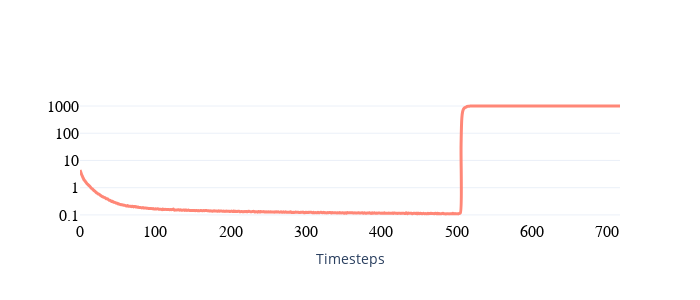

The notebook cell this image was saved under:
### Code cell
### Pressure curve

import plotly.graph_objects as go
import pandas as pd
import numpy as np

df = np.array(pd.read_csv(r'xai/results/examplary_pressure_curve.csv')).squeeze()

fig = go.Figure()

color = ["#0059A0","#5F3893","#FF8777","#E1462C"]

fig.add_trace(go.Scatter(y=df, name="ND",marker_color=color[2], line=dict(width=3), line_shape='spline'))

fig.update_yaxes(title=" ", showticklabels = False)
fig.update_yaxes(zeroline=False,title_text=" ", showticklabels = True, showgrid=True,type="log", tickfont= dict(size=16, family="Helvetica", color="rgb(0,0,0)")
)
fig.update_xaxes(zeroline=False, title="Timesteps", showgrid=False,tickvals=[0,100,200,300,400,500,600,700], tickfont= dict(size=16, family="Helvetica", color="rgb(0,0,0)"))

fig.update_layout(
    showlegend=False,
    bargap=0,
    bargroupgap = 0,
    legend_title="Wavelength",
    template="plotly_white",
    height=300,
    width=700,
)

fig.write_image("xai/images/pce/1D/pressure_curve.png", scale=2)
fig.show()

### Figure 1 — Plotly figure (JSON) as saved in the notebook; plotly's stock layout.template omitted (floating-point values rounded to 4 significant figures; data arrays with more than 128 entries replaced by an {"elided": "..."} marker saying what was removed)
{"data": [{"line": {"shape": "spline", "width": 3}, "marker": {"color": "#FF8777"}, "name": "ND", "type": "scatter", "y": {"elided": "718 float values"}}], "layout": {"bargap": 0, "bargroupgap": 0, "height": 300, "legend": {"title": {"text": "Wavelength"}}, "showlegend": false, "width": 700, "xaxis": {"showgrid": false, "tickfont": {"color": "rgb(0,0,0)", "family": "Helvetica", "size": 16}, "tickvals": [0, 100, 200, 300, 400, 500, 600, 700], "title": {"text": "Timesteps"}, "zeroline": false}, "yaxis": {"showgrid": true, "showticklabels": true, "tickfont": {"color": "rgb(0,0,0)", "family": "Helvetica", "size": 16}, "title": {"text": " "}, "type": "log", "zeroline": false}}}
